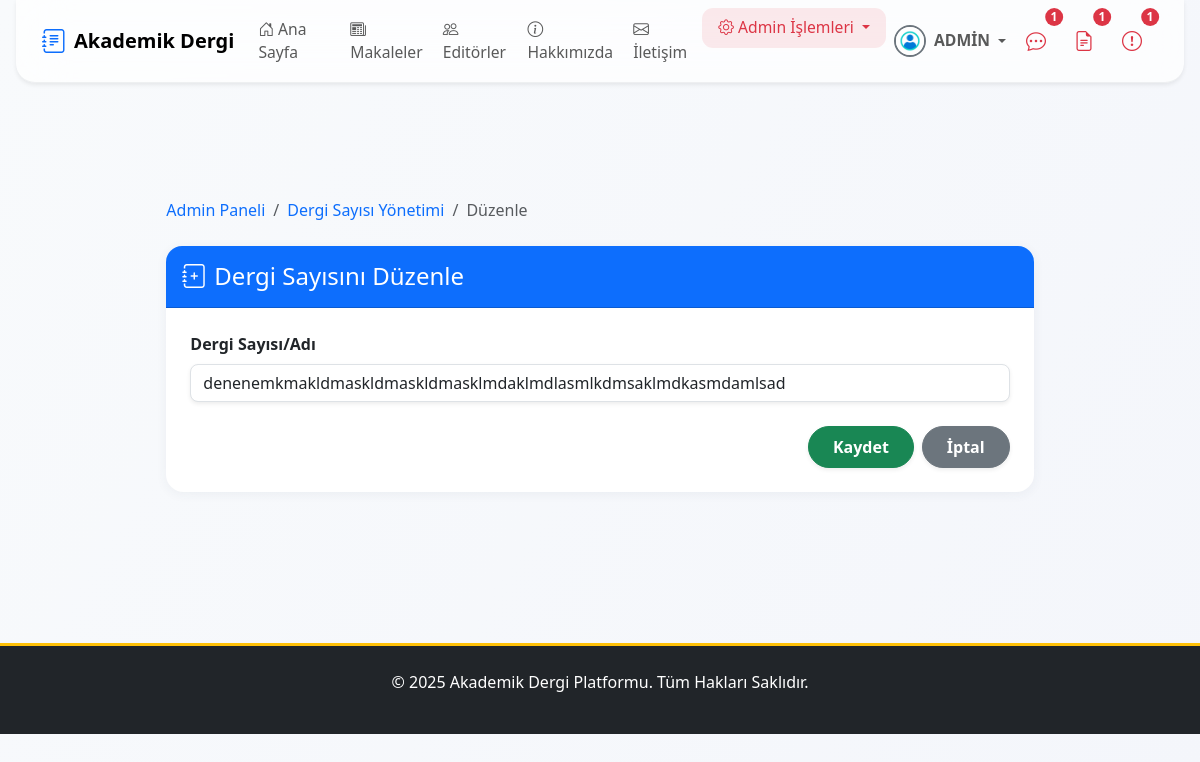
The page /dashboard/dergi-sayilari/duzenle/5/ (signed in) on the database its author committed.
### apps/users/models.py (models this page shows, shortened)
class User(AbstractUser):
    email = models.EmailField(unique=True, verbose_name="E-posta Adresi")
    biyografi = models.TextField(blank=True, null=True, verbose_name="Biyografi")
    profile_resmi = models.ImageField(
        upload_to=profile_pic_path,
        default='profile_pics/default.png',
        verbose_name="Profil Resmi"
    )
    resume = models.FileField(
        upload_to=resume_path,
        blank=True,
        null=True,
        verbose_name="Özgeçmiş (PDF)"
    )
    is_editor = models.BooleanField(default=False, verbose_name="Editör Yetkisi")
    goster_editorler_sayfasinda = models.BooleanField(
        default=False,
        verbose_name="Editörler Sayfasında Gösterilsin mi?"
    )
    def get_full_name(self):
        return f"{self.first_name} {self.last_name}".strip()

### apps/articles/models.py (models this page shows, shortened)
class DergiSayisi(models.Model):
    sayi = models.CharField(max_length=100, unique=True, verbose_name="Dergi Sayısı/Adı")
    olusturulma_tarihi = models.DateTimeField(auto_now_add=True)
    class Meta:
        verbose_name = "Dergi Sayısı"
        verbose_name_plural = "Dergi Sayıları"
        ordering = ['-olusturulma_tarihi']

### apps/dashboard/views.py (the view)
# urls.py: path('dergi-sayilari/duzenle/<int:pk>/', views.AdminDergiSayisiUpdateView.as_view(), name='admin_dergisayisi_update'),
class AdminDergiSayisiUpdateView(AdminRequiredMixin, UpdateView):
    model = DergiSayisi
    form_class = DergiSayisiForm
    template_name = 'dashboard/admin_dergisayisi_form.html'
    success_url = reverse_lazy('dashboard:admin_dergisayisi_list')

### apps/dashboard/forms.py
class DergiSayisiForm(forms.ModelForm):
    class Meta:
        model = DergiSayisi
        fields = ['sayi']
        widgets = {
            'sayi': forms.TextInput(attrs={'class': 'form-control', 'placeholder': 'Örn: Cilt 1, Sayı 2, 2025'})
        }

### apps/core/context_processors.py (called while the page is built)
def notification_context(request):
    if not request.user.is_authenticated:
        return {}
    user = request.user
    context = {}
    if user.is_superuser:
        context['unread_messages_count'] = IletisimFormu.objects.filter(cevaplandi=False).count()
    else:
        context['unread_messages_count'] = 0
    if user.is_superuser or user.is_editor:
        context['draft_articles_count'] = Makale.objects.filter(goster_makaleler_sayfasinda=False).count()
    else:
        context['draft_articles_count'] = 0
    context['unread_notes_count'] = Makale.objects.filter(
        yazarlar__user_hesabi=user,
        admin_notu_okundu=False
    ).exclude(admin_notu__isnull=True).exclude(admin_notu__exact='').count()
    return context

### apps/core/mixins.py (called while the page is built)
    def dispatch(self, request, *args, **kwargs):
        if not request.user.is_authenticated or not request.user.is_superuser:
            messages.error(request, 'Bu sayfaya erişim için admin yetkisi gerekmektedir.')
            return redirect('anasayfa')
        return super().dispatch(request, *args, **kwargs)

### apps/core/templatetags/form_tags.py (called while the page is built)
@register.filter(name='add_class')
def add_class(field, css_class):
    existing_classes = field.field.widget.attrs.get('class', '')
    if field.errors:
        if existing_classes:
            existing_classes += ' is-invalid'
        else:
            existing_classes = 'is-invalid'
    return field.as_widget(attrs={'class': f'{existing_classes} {css_class}'.strip()})

@register.filter(name='is_checkbox')
def is_checkbox(field):
    return isinstance(field.field.widget, CheckboxInput)

### templates/dashboard/admin_dergisayisi_form.html (shortened to what this page needs)
{% extends 'base.html' %}
{% block content %}
<div class="container py-5">
    <div class="row justify-content-center">
        <div class="col-lg-10 col-md-9 col-12">
            <nav aria-label="breadcrumb" class="mb-4">
                <ol class="breadcrumb mb-0">
                    <li class="breadcrumb-item"><a href="/dashboard/" class="text-decoration-none">Admin Paneli</a></li>
                    <li class="breadcrumb-item"><a href="{% url 'dashboard:admin_dergisayisi_list' %}" class="text-decoration-none">Dergi Sayısı Yönetimi</a></li>
                    <li class="breadcrumb-item active" aria-current="page">{% if object %}Düzenle{% else %}Yeni Ekle{% endif %}</li>
                </ol>
            </nav>
            <div class="card shadow rounded-4 border-0">
                <div class="card-header bg-primary text-white rounded-top-4 py-3">
                    <h4 class="mb-0"><i class="bi bi-journal-plus me-2"></i>{% if object %}Dergi Sayısını Düzenle{% else %}Yeni Dergi Sayısı Ekle{% endif %}</h4>
                </div>
                <div class="card-body p-4">
                    <form method="post" class="">
                        {% include 'partials/_form.html' with form=form %}
                        <div class="d-flex flex-wrap gap-2 justify-content-end mt-4">
                            <button type="submit" class="btn btn-success rounded-pill px-4 py-2 fw-semibold shadow-sm">Kaydet</button>
                            <a href="{% url 'dashboard:admin_dergisayisi_list' %}" class="btn btn-secondary rounded-pill px-4 py-2 fw-semibold shadow-sm">İptal</a>
                        </div>
                    </form>
                </div>
            </div>
        </div>
    </div>
</div>
{% endblock %}

### templates/partials/_navbar.html (shortened to what this page needs)
{% load static %}
{% load form_tags %}
<nav class="navbar navbar-expand-lg navbar-light fixed-top navbar-glass shadow-sm">
    <div class="container position-relative">
        <a class="navbar-brand d-none d-lg-flex align-items-center me-3" href="{% url 'anasayfa' %}">
            <i class="bi bi-journal-text fs-4 me-2 text-primary"></i>
            <span>Akademik Dergi</span>
        </a>
        <div class="collapse navbar-collapse justify-content-between mobile-glass-menu" id="navbarNav">
            <ul class="navbar-nav me-auto mb-2 mb-lg-0 gap-lg-1 gap-2 mobile-menu-list">
                <li class="nav-item">
                    <a href="{% url 'anasayfa' %}" class="nav-link {% if request.resolver_match.url_name == 'anasayfa' %}active fw-bold{% endif %}">
                        <i class="bi bi-house-door me-1"></i>Ana Sayfa
                    </a>
                </li>
                <li class="nav-item">
                    <a href="{% url 'makale_list' %}" class="nav-link {% if request.resolver_match.url_name == 'makale_list' %}active fw-bold{% endif %}">
                        <i class="bi bi-newspaper me-1"></i>Makaleler
                    </a>
                </li>
                <li class="nav-item">
                    <a href="{% url 'editorler' %}" class="nav-link {% if request.resolver_match.url_name == 'editorler' %}active fw-bold{% endif %}">
                        <i class="bi bi-people me-1"></i>Editörler
                    </a>
                </li>
                <li class="nav-item">
                    <a href="{% url 'hakkinda' %}" class="nav-link {% if request.resolver_match.url_name == 'hakkinda' %}active fw-bold{% endif %}">
                        <i class="bi bi-info-circle me-1"></i>Hakkımızda
                    </a>
                </li>
                        <li class="nav-item">
                    <a href="{% url 'iletisim' %}" class="nav-link {% if request.resolver_match.url_name == 'iletisim' %}active fw-bold{% endif %}">
                        <i class="bi bi-envelope me-1"></i>İletişim
                            </a>
                        </li>
                {% if user.is_authenticated %}
                    {% if user.is_superuser %}
                    <li class="nav-item dropdown">
                        <a class="nav-link dropdown-toggle nav-link-red" href="#" id="adminDropdown"
                           role="button" data-bs-toggle="dropdown" aria-expanded="false">
                            <i class="bi bi-gear me-1"></i>Admin İşlemleri
                        </a>
                    </li>
                    {% endif %}
                {% endif %}
            </ul>
            <ul class="navbar-nav align-items-center gap-lg-1 gap-2 d-none d-lg-flex">
                {% if user.is_authenticated %}
                    <li class="nav-item dropdown">
                        <a class="nav-link dropdown-toggle d-flex align-items-center" href="#" id="userDropdownDesktop" role="button" data-bs-toggle="dropdown" aria-expanded="false">
                            {% if user.profile_resmi %}
                                <img src="{{ user.profile_resmi.url }}" class="rounded-circle me-2" width="32" height="32" alt="{{ user.get_full_name|default:user.username }}" style="object-fit: cover;">
                            {% else %}
                                <div class="rounded-circle bg-primary bg-opacity-10 d-flex justify-content-center align-items-center me-2" style="width: 32px; height: 32px;">
                                    <i class="bi bi-person text-primary"></i>
                                </div>
                            {% endif %}
                            <span class="fw-semibold me-1">
                                {% if user.is_superuser %}
                                    ADMİN
                                {% else %}
                            {{ user.get_full_name|default:user.username }}
                                {% endif %}
                            </span>
                        </a>
                    </li>
                {% endif %}
                {% if user.is_authenticated %}
                    {% if unread_notes_count and unread_notes_count > 0 %}
                    <li class="nav-item position-relative me-2">
                        <a href="{% url 'makalelerim' %}" class="nav-link px-2" title="Yeni Admin Notu Olan Makaleler">
                            <i class="bi bi-chat-dots fs-5 text-danger"></i>
                            <span class="position-absolute top-0 start-100 translate-middle badge rounded-pill bg-danger text-white small-badge">{{ unread_notes_count }}</span>
                        </a>
                    </li>
                    {% endif %}
                    {% if user.is_superuser or user.is_editor %}
                        {% if draft_articles_count and draft_articles_count > 0 %}
                        <li class="nav-item position-relative me-2">
                            <a href="{% url 'dashboard:editor_panel' %}" class="nav-link px-2" title="Taslak Makaleler">
                                <i class="bi bi-file-earmark-text fs-5 text-danger"></i>
                                <span class="position-absolute top-0 start-100 translate-middle badge rounded-pill bg-danger text-white small-badge">{{ draft_articles_count }}</span>
                            </a>
                        </li>
                        {% endif %}
                        {% if user.is_superuser and unread_messages_count and unread_messages_count > 0 %}
                        <li class="nav-item position-relative me-2">
                            <a href="{% url 'dashboard:admin_iletisim_list' %}" class="nav-link px-2" title="Cevaplanmamış İletişim Mesajları">
                                <i class="bi bi-exclamation-circle fs-5 text-danger"></i>
                                <span class="position-absolute top-0 start-100 translate-middle badge rounded-pill bg-danger text-white small-badge">{{ unread_messages_count }}</span>
                            </a>
                        </li>
                        {% endif %}
                    {% endif %}
                {% endif %}
            </ul>
        </div>
    </div>
</nav>

### templates/partials/_form.html (shortened to what this page needs)
{% load form_tags %}
{% for field in form.visible_fields %}
    {% if field.name != 'pdf_dosyasi' %}
        <div class="mb-3">
            {% if field|is_checkbox %}
                <div class="form-check form-switch">
                    {% if field.errors %}
                        {{ field|add_class:'form-check-input border border-danger' }}
                    {% else %}
                        {{ field|add_class:'form-check-input' }}
                    {% endif %}
                    <label for="{{ field.id_for_label }}" class="form-check-label">{{ field.label }}</label>
                </div>
            {% else %}
                <label for="{{ field.id_for_label }}" class="form-label fw-semibold">{{ field.label }}</label>
                {% if field.field.widget.input_type == 'file' %}
                    {{ field|add_class:'form-control' }}
                {% elif field.field.widget.input_type == 'select' %}
                    {{ field|add_class:'form-select' }}
                {% else %}
                    {% if field.errors %}
                        {{ field|add_class:'form-control is-invalid border border-danger rounded-3 shadow-sm' }}
                        <div class="form-error-text mt-1" style="color:#d32f2f; font-size:0.97em; font-weight:500;">
                            {% for error in field.errors %}
                                <span>{{ error }}</span><br>
                            {% endfor %}
                        </div>
                    {% else %}
                        {{ field|add_class:'form-control rounded-3 shadow-sm' }}
                    {% endif %}
                {% endif %}
            {% endif %}
        </div>
    {% endif %}
{% endfor %}

### static/css/style.css (style rules this page uses)
body { font-family: 'Segoe UI', Roboto, 'Helvetica Neue', Arial, sans-serif; background-color: #f8f9fa; transition: background-color 0.3s; }
.navbar-brand { font-weight: bold; }
.navbar .dropdown-toggle img { border: 2px solid #6c757d; transition: transform 0.2s; }
.btn { transition: all 0.3s ease; box-shadow: 0 2px 4px rgba(0,0,0,0.1); }
.card { transition: transform 0.3s ease, box-shadow 0.3s ease; border: none; box-shadow: 0 4px 6px rgba(0,0,0,0.1); }
.bg-primary { background-color: #0d6efd !important; }

### templates/base.html (style rules this page uses)
body { background: linear-gradient(120deg, #f8fafc 0%, #f4f6fb 100%); min-height: 100vh; font-family: 'Segoe UI', 'Roboto', 'Helvetica Neue', Arial, sans-serif; color: #222; transition: background 0.3s; }
.modern-card, .card { border-radius: 1.1rem !important; box-shadow: 0 2px 12px 0 rgba(44,62,80,0.06) !important; border: none !important; }
.modern-btn, .btn { border-radius: 2rem !important; font-weight: 500; transition: box-shadow 0.2s, background 0.2s; }
body { opacity: 0; transition: opacity 0.5s; }

### templates/partials/_navbar.html (style rules this page uses)
.navbar-glass { background: rgba(255, 255, 255, 0.7); backdrop-filter: blur(24px); -webkit-backdrop-filter: blur(24px); border-bottom: 1.5px solid rgba(44, 62, 80, 0.07); transition: all 0.3s cubic-bezier(.4,0,.2,1); border-radius: 0 0 1.2rem 1.2rem; margin: 0 1rem; width: calc(100% - 2rem); box-shadow: 0 4px 24px 0 rgba(44,62,80,0.07); }
.nav-link-red { color: #dc3545 !important; background: rgba(220, 53, 69, 0.1); border-radius: 0.5rem; padding: 0.5rem 1rem !important; transition: all 0.3s ease; }
.navbar-nav .nav-link { font-size: 0.98rem; padding: 0.6rem 1.1rem; border-radius: 0.7rem; transition: background 0.2s, color 0.2s; }
.navbar-nav .position-relative { margin-right: 0.5rem; }
@media (min-width: 992px) { .d-lg-flex { display: flex !important; } }
body { padding-top: 80px; }
.small-badge { font-size: 0.75rem; padding: 0.25em 0.45em; z-index: 2; }

### rows shown on the page
User: profile_resmi (placeholder picture)
DergiSayisi: visible_fields "denenemkmakldmaskldmaskldmasklmdaklmdlasmlkdmsaklmdkasmdamlsad"

### other values the page prints
{{ unread_notes_count }} "1"
{{ draft_articles_count }} "1"
{{ unread_messages_count }} "1"
{{ field.label }} "Dergi Sayısı/Adı"
